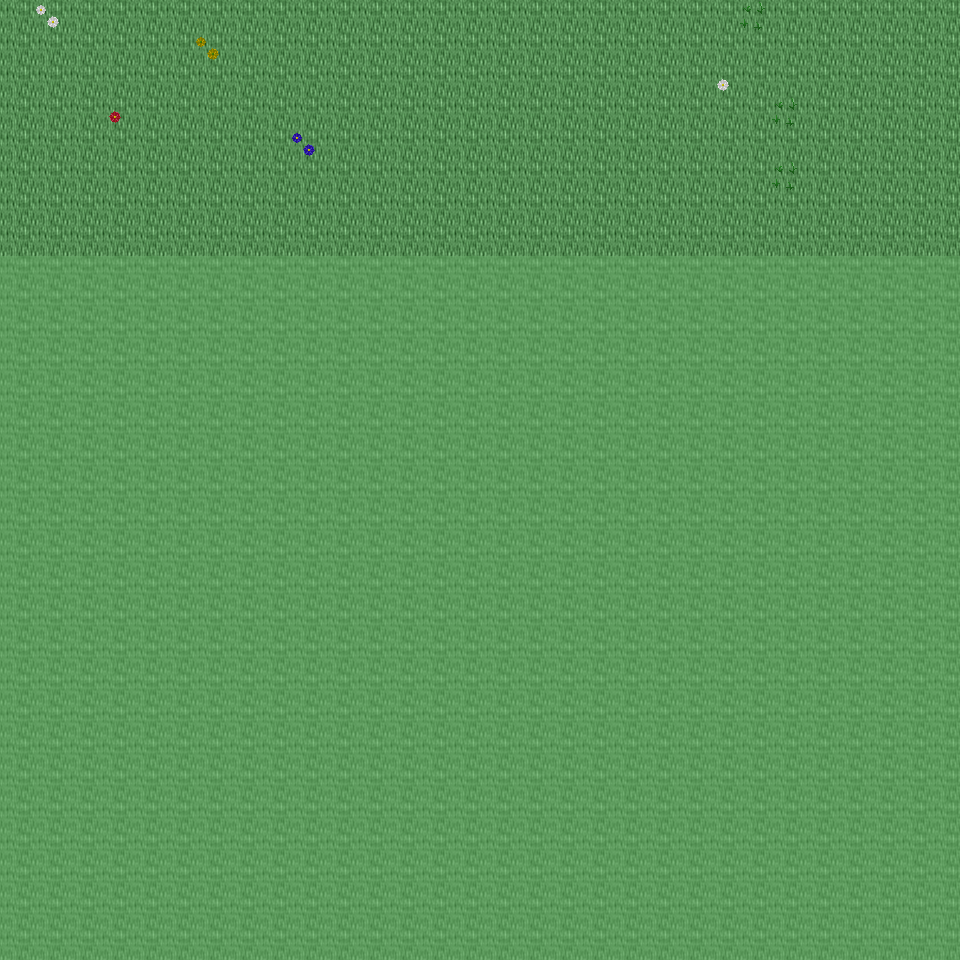

Rendered tile map (Tiled .tmx) drawn with the repository's tilesets; below, a short description and the map source with its tile grids summarised:
An orthogonal 30x30 tile map with 32x32 px tiles, 6 tile layers (Ground, Object, Object2, Above, ...), 9 tilesets and 3 objects (3x mapchange).

<map version="1.0" orientation="orthogonal" renderorder="right-down" width="30" height="30" tilewidth="32" tileheight="32" nextobjectid="4">
  <tileset firstgid="1" name="tileset_ground_ground" tilewidth="32" tileheight="32" tilecount="33" columns="3">
    <image source="../drawable/tileset_ground_ground.png" width="96" height="352" />
  </tileset>
  <tileset firstgid="34" name="tileset_plant_flower_daisy_white" tilewidth="32" tileheight="32" tilecount="8" columns="2">
    <image source="../drawable/tileset_plant_flower_daisy_white.png" width="64" height="128" />
  </tileset>
  <tileset firstgid="42" name="tileset_plant_flower_daisy_yellow" tilewidth="32" tileheight="32" tilecount="8" columns="2">
    <image source="../drawable/tileset_plant_flower_daisy_yellow.png" width="64" height="128" />
  </tileset>
  <tileset firstgid="50" name="tileset_plant_flower_daisy_blue" tilewidth="32" tileheight="32" tilecount="8" columns="2">
    <image source="../drawable/tileset_plant_flower_daisy_blue.png" width="64" height="128" />
  </tileset>
  <tileset firstgid="58" name="tileset_plant_grasses" tilewidth="32" tileheight="32" tilecount="6" columns="3">
    <image source="../drawable/tileset_plant_grasses.png" width="96" height="64" />
  </tileset>
  <tileset firstgid="64" name="tileset_plant_flower_daisy_red" tilewidth="32" tileheight="32" tilecount="8" columns="2">
    <image source="../drawable/tileset_plant_flower_daisy_red.png" width="64" height="128" />
  </tileset>
  <tileset firstgid="72" name="tileset_plant_tree_tree_darkgreen" tilewidth="32" tileheight="32" tilecount="88" columns="8">
    <image source="../drawable/tileset_plant_tree_tree_darkgreen.png" width="256" height="352" />
  </tileset>
  <tileset firstgid="160" name="tileset_logic_collision" tilewidth="32" tileheight="32" tilecount="1" columns="1">
    <image source="../drawable/tileset_logic_collision.png" width="32" height="32" />
  </tileset>
  <tileset firstgid="161" name="tileset_ground_green_paving" tilewidth="32" tileheight="32" tilecount="18" columns="3">
    <image source="../drawable/tileset_ground_green_paving.png" width="96" height="192" />
  </tileset>
  <layer name="Ground" width="30" height="30">
    <data>[900 cells, 240 non-empty, 1 distinct tile ids]</data>
  </layer>
  <layer name="Object" width="30" height="30">
    <data>[900 cells, 8 non-empty, 6 distinct tile ids]</data>
  </layer>
  <layer name="Object2" width="30" height="30">
    <data>[900 cells, 0 non-empty, 0 distinct tile ids]</data>
  </layer>
  <layer name="Above" width="30" height="30">
    <data>[900 cells, 0 non-empty, 0 distinct tile ids]</data>
  </layer>
  <layer name="Above2" width="30" height="30">
    <data>[900 cells, 0 non-empty, 0 distinct tile ids]</data>
  </layer>
  <layer name="Walkable" width="30" height="30">
    <data>[900 cells, 660 non-empty, 1 distinct tile ids]</data>
  </layer>
  <objectgroup name="MapEvents">
    <object id="1" name="north" type="mapchange" x="0" y="0" width="960" height="32">
      <properties>
        <property name="map" value="0_ados_mountain_n2_w2_x3_y3" />
        <property name="place" value="south" />
      </properties>
    </object>
    <object id="2" name="west" type="mapchange" x="0" y="0" width="32" height="256">
      <properties>
        <property name="map" value="0_ados_mountain_n2_w2_x2_y4" />
        <property name="place" value="east" />
      </properties>
    </object>
    <object id="3" name="east" type="mapchange" x="928" y="0" width="32" height="256">
      <properties>
        <property name="map" value="0_ados_mountain_n2_w2_x4_y4" />
        <property name="place" value="west" />
      </properties>
    </object>
  </objectgroup>
</map>
